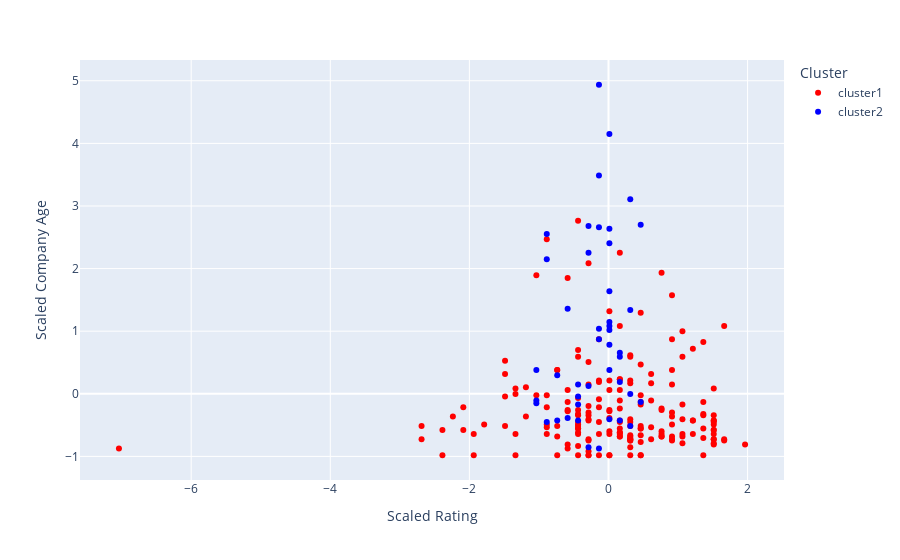

The cell this chart's notebook holds for it:
### Code cell
# To view in 2D plots
import plotly.express as px
fig = px.scatter(scaled_x, x=scaled_x[:,0], y=scaled_x[:,1],color=df_plot['cluster'],
                 color_discrete_map = {'cluster1': 'red',  'cluster2': 'blue'},
                 labels=dict(x="Scaled Rating", y="Scaled Company Age", color="Cluster"))
fig.show()

### Figure 1 — Plotly figure (JSON) as saved in the notebook; plotly's stock layout.template omitted (floating-point values rounded to 4 significant figures; data arrays with more than 128 entries replaced by an {"elided": "..."} marker saying what was removed)
{"data": [{"hovertemplate": "Cluster=cluster1<br>Scaled Rating=%{x}<br>Scaled Company Age=%{y}<extra></extra>", "legendgroup": "cluster1", "marker": {"color": "red", "symbol": "circle"}, "mode": "markers", "name": "cluster1", "orientation": "v", "showlegend": true, "type": "scatter", "x": {"elided": "188 float values"}, "xaxis": "x", "y": {"elided": "188 float values"}, "yaxis": "y"}, {"hovertemplate": "Cluster=cluster2<br>Scaled Rating=%{x}<br>Scaled Company Age=%{y}<extra></extra>", "legendgroup": "cluster2", "marker": {"color": "blue", "symbol": "circle"}, "mode": "markers", "name": "cluster2", "orientation": "v", "showlegend": true, "type": "scatter", "x": [-0.4372, -0.7372, 0.01293, 0.463, 0.01293, 0.163, -0.2871, 0.01293, 0.01293, -0.5872, 0.01293, 0.01293, 0.163, -0.1371, -0.4372, -0.5872, 0.313, 0.163, -0.1371, 0.313, -0.2871, -1.037, 0.01293, -0.8873, -0.2871, -0.1371, 0.01293, -0.8873, -1.037, 0.313, -0.8873, -0.4372, -1.037, -0.7372, 0.01293, -0.1371, -0.4372, -0.1371, -0.2871, 0.163, 0.313, 0.463, -0.1371, 0.01293], "xaxis": "x", "y": [-0.1729, 0.2955, 4.149, 2.701, 2.637, -0.4284, 2.254, 0.3806, 1.083, 1.36, 2.403, 0.7851, 0.5935, 1.041, -0.4284, -0.3858, -0.5135, 0.6574, 2.659, -0.002569, 0.1252, 0.3806, -0.4071, -0.4496, 2.68, 4.936, 1.019, 2.148, -0.109, 1.339, 2.552, -0.04515, -0.1516, -0.4284, 1.147, 3.489, 0.1465, 0.8703, -0.8541, 0.189, 3.106, -0.1303, -0.8754, 1.637], "yaxis": "y"}], "layout": {"legend": {"title": {"text": "Cluster"}, "tracegroupgap": 0}, "margin": {"t": 60}, "xaxis": {"anchor": "y", "domain": [0, 1], "title": {"text": "Scaled Rating"}}, "yaxis": {"anchor": "x", "domain": [0, 1], "title": {"text": "Scaled Company Age"}}}}
